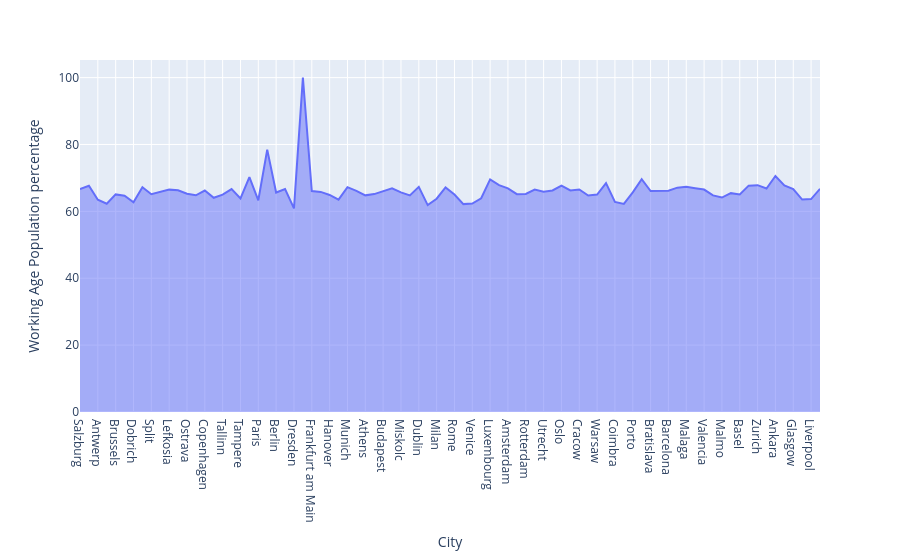

The notebook cell this image was saved under:
### Markdown cell above
**Step 11**: Repeat the visualization to obtain accurate insights.

### Code cell
data_copy['Working Age Population percentage'] = (data_copy['Working Age Population'] / data_copy['Population'])*100
fig = px.area(data_frame=data_copy, x='City', y='Working Age Population percentage')
fig.show()

### Figure 1 — Plotly figure (JSON) as saved in the notebook; plotly's stock layout.template omitted (floating-point values rounded to 4 significant figures)
{"data": [{"fillpattern": {"shape": ""}, "hovertemplate": "City=%{x}<br>Working Age Population percentage=%{y}<extra></extra>", "legendgroup": "", "line": {"color": "#636efa"}, "marker": {"symbol": "circle"}, "mode": "lines", "name": "", "orientation": "v", "showlegend": false, "stackgroup": "1", "type": "scatter", "x": ["Salzburg", "Vienna", "Antwerp", "Bruges", "Brussels", "Gent", "Dobrich", "Sofia", "Split", "Zagreb", "Lefkosia", "Lemesos", "Ostrava", "Prague", "Copenhagen", "Odense", "Tallinn", "Helsinki", "Tampere", "Lyon", "Paris", "Toulouse", "Berlin", "Cologne", "Dresden", "Dusseldorf", "Frankfurt am Main", "Hamburg", "Hanover", "Leipzig", "Munich", "Stuttgart", "Athens", "Thessaloniki", "Budapest", "Debrecen", "Miskolc", "Cork", "Dublin", "Florence", "Milan", "Naples", "Rome", "Turin", "Venice", "Riga", "Luxembourg", "Malta", "Amsterdam", "Eindhoven", "Rotterdam", "The Hague", "Utrecht", "Bergen", "Oslo", "Stavanger", "Cracow", "Lodz", "Warsaw", "Braga", "Coimbra", "Lisbon", "Porto", "Giroc", "Bratislava", "Ljubljana", "Barcelona", "Madrid", "Malaga", "Seville", "Valencia", "Gothenburg", "Malmo", "Stockholm", "Basel", "Geneva", "Zurich", "Adana", "Ankara", "Edinburgh", "Glasgow", "Leeds", "Liverpool", "London"], "xaxis": "x", "y": [66.71, 67.67, 63.47, 62.29, 65.08, 64.7, 62.74, 67.19, 65.13, 65.77, 66.5, 66.32, 65.26, 64.8, 66.24, 64.06, 64.98, 66.67, 63.88, 70.25, 63.32, 78.45, 65.63, 66.68, 60.91, 100.0, 66.09, 65.82, 64.9, 63.49, 67.24, 66.14, 64.79, 65.16, 66.07, 66.92, 65.69, 64.77, 67.33, 61.87, 63.78, 67.18, 65.02, 62.16, 62.35, 63.92, 69.55, 67.82, 66.86, 65.14, 65.22, 66.52, 65.9, 66.25, 67.72, 66.27, 66.53, 64.74, 65.01, 68.47, 62.84, 62.22, 65.68, 69.62, 66.08, 66.17, 66.16, 67.09, 67.38, 66.93, 66.52, 64.77, 64.13, 65.45, 65.08, 67.69, 67.83, 66.84, 70.56, 67.76, 66.65, 63.53, 63.66, 66.75], "yaxis": "y"}], "layout": {"legend": {"tracegroupgap": 0}, "margin": {"t": 60}, "xaxis": {"anchor": "y", "domain": [0, 1], "title": {"text": "City"}}, "yaxis": {"anchor": "x", "domain": [0, 1], "title": {"text": "Working Age Population percentage"}}}}
